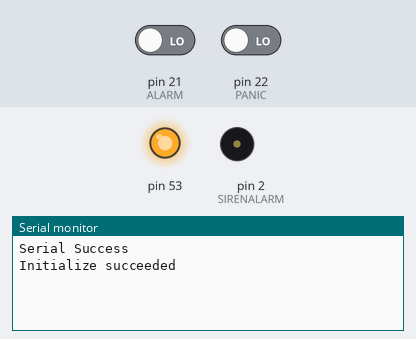
Recording of a sketch running on a simulated Arduino Mega 2560, built with avr-gcc and run on an emulated ATmega2560. Parts: output pins drawn as LEDs (lit = HIGH), buzzer (waves = sounding, pin HIGH), the last lines printed to the serial monitor. The test bench sets the inputs (shaded band); at power-on: pin 21 (ALARM) LOW, pin 22 (PANIC) LOW. No radio packets arrive unless stated.

Above: at 1.2 s.
1.3 s: pin 21 (ALARM) driven HIGH
At 2.0 s:
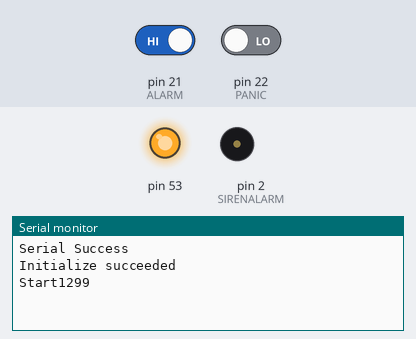
4.3 s: pin 22 (PANIC) driven HIGH
At 5.1 s:
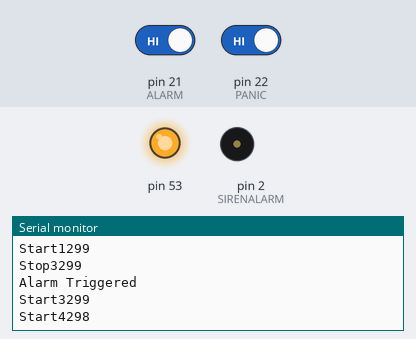

Measured:
- after the input at 1.3 s, the serial monitor: prints a new line at once (image 1)
- after the input at 4.3 s, the serial monitor: prints a new line at once (image 2)

The sketch:

SIREN.ino
```cpp
#include <Arduino.h>
#include <LoRa.h>
#include <SPI.h>

void onReceive(int packetSize);
void LoRaSend(String message);

// LORA RADIO PINS
#define LORA_BAND    868
#define SCK     15    // GPIO5  -- SX1278's SCK
#define MISO    14   // GPIO19 -- SX1278's MISO
#define MOSI    16   // GPIO27 -- SX1278's MOSI
#define CS      8   // GPIO18 -- SX1278's CS
#define RST     4   // GPIO14 -- SX1278's RESET
#define DI0     7   // GPIO26 -- SX1278's IRQ(Interrupt Request)

// Siren side pins
#define SIRENALARM   2 // OUTPUT
#define ACFAIL 19 // INPUT
#define TAMPER 20 // INPUT
#define ALARM 21 // INPUT
#define PANIC 22 // INPUT


// State VARS
bool SirenState = 0;
bool ACState = 0;
bool TamperState = 0;
bool AlarmState = 0;
bool PanicState = 0;
bool SendRequest = 0;
String stateMessage = "";

// ALARM VARS
bool AlarmButtonFlag = 0;
unsigned long AlarmStartmillis = 0;
unsigned long currentAlarmMillis = 0;
#define TRIGTIME 2000

// Panic VARS
bool PanicButtonFlag = 0;
unsigned long PanicStartmillis = 0;
unsigned long currentPanicMillis = 0;

void setup() {
  // Pin Setup
  pinMode(SIRENALARM,OUTPUT);
  pinMode(ACFAIL,INPUT);
  pinMode(TAMPER,INPUT);
  pinMode(ALARM,INPUT);
  pinMode(PANIC, INPUT);

  Serial.begin(9600);   //9600 Baud
  while (!Serial);
  Serial.println("Serial Success");


  // Configure LORA Radio
//  SPI.begin(SCK, MISO, MOSI, CS);
  SPI.begin();
  LoRa.setPins(CS, RST, DI0);
  LoRa.setTxPower(14);
  LoRa.setSpreadingFactor(6);
  LoRa.onReceive(onReceive);

  if (!LoRa.begin(LORA_BAND * 1E6)) {
    Serial.println("Starting LoRa failed!");
    while (1);
  }
  Serial.println("Initialize succeeded");
  LoRa.receive();
}

void loop() {
  // Get states
  stateMessage = "";
    //ALARM
    if (digitalRead(ALARM) == 1)        {
        if (AlarmButtonFlag == 0) {
            AlarmButtonFlag = 1;
            AlarmStartmillis = millis();
            Serial.println("Start" + String(AlarmStartmillis));
        }

        // Serial.println(String(currentMillis - AlarmStartmillis));
        currentAlarmMillis = millis();
        if ((currentAlarmMillis - AlarmStartmillis >= TRIGTIME) and (AlarmButtonFlag == 1)) {
            Serial.println("Stop" + String(currentAlarmMillis));
            Serial.println("Alarm Triggered");
            AlarmState = 1;
            AlarmButtonFlag = 0;
        }
    }

    if (digitalRead(ALARM) == 0) {
      AlarmButtonFlag = 0;
    }


    //Panic
    if (digitalRead(PANIC) == 1)        {
        if (PanicButtonFlag == 0) {
            PanicButtonFlag = 1;
            PanicStartmillis = millis();
            Serial.println("Start" + String(PanicStartmillis));
        }

        // Serial.println(String(currentMillis - AlarmStartmillis));
        currentPanicMillis = millis();
        if ((currentPanicMillis - PanicStartmillis >= TRIGTIME) and (PanicButtonFlag == 1)) {
            Serial.println("Stop" + String(currentPanicMillis));
            Serial.println("Panic Triggered");
            PanicState = 1;
            PanicButtonFlag = 0;
        }
    }

    if (digitalRead(PANIC) == 0) {
      PanicButtonFlag = 0;
    }


  if (SendRequest == 1) {
    ACState = digitalRead(ACFAIL);
    TamperState = digitalRead(TAMPER);
    // AlarmState = digitalRead(ALARM);
    // PanicState = digitalRead(PANIC);
    stateMessage = "W" + String(ACState) + String(TamperState) + String(AlarmState) + String(PanicState);
    LoRaSend(stateMessage);
    SendRequest = 0;
    AlarmState = 0;
    PanicState = 0;
  }
//   Serial.println(String(SirenState));
  if (SirenState == 1) {
      digitalWrite(SIRENALARM, HIGH);
  }
  if (SirenState == 0) {
      digitalWrite(SIRENALARM, LOW);
  }


}

void LoRaSend(String message){
  LoRa.idle();
  LoRa.beginPacket();
  LoRa.print(message);
  LoRa.endPacket();
  LoRa.receive();
}

void onReceive(int packetSize) {
  String message = "";
  while (LoRa.available()) {
    message += (char)LoRa.read();
  }
  // Serial.print("Node Recieve: ");
  // Serial.println(message);

  if (message.charAt(0) == 'W' ){
    SendRequest = 1;
    if (message.charAt(1) == '1') {
        SirenState = 1;
    }else if (message.charAt(1) == '0')
    {
        SirenState = 0;
    }

  }

}
```
